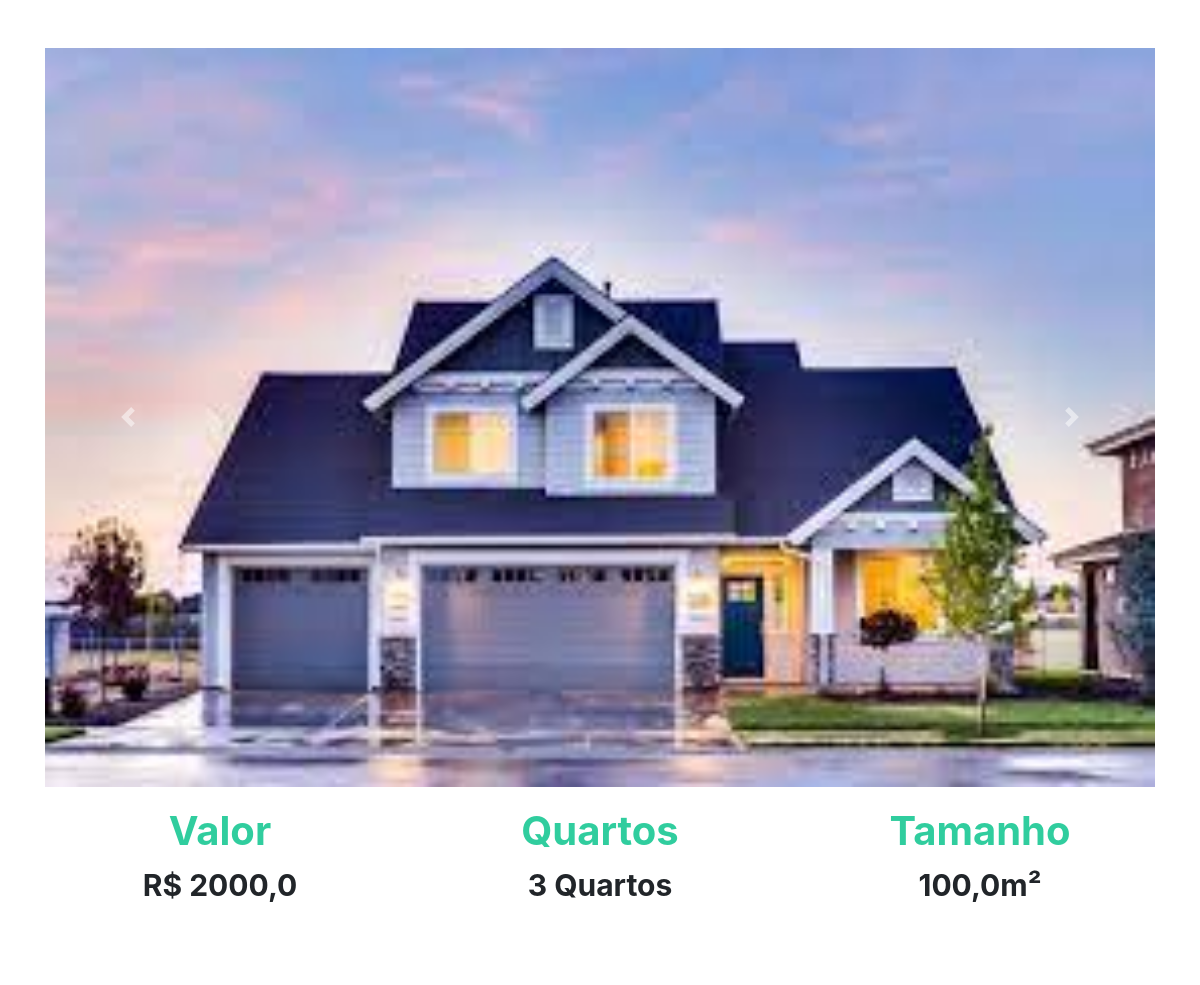
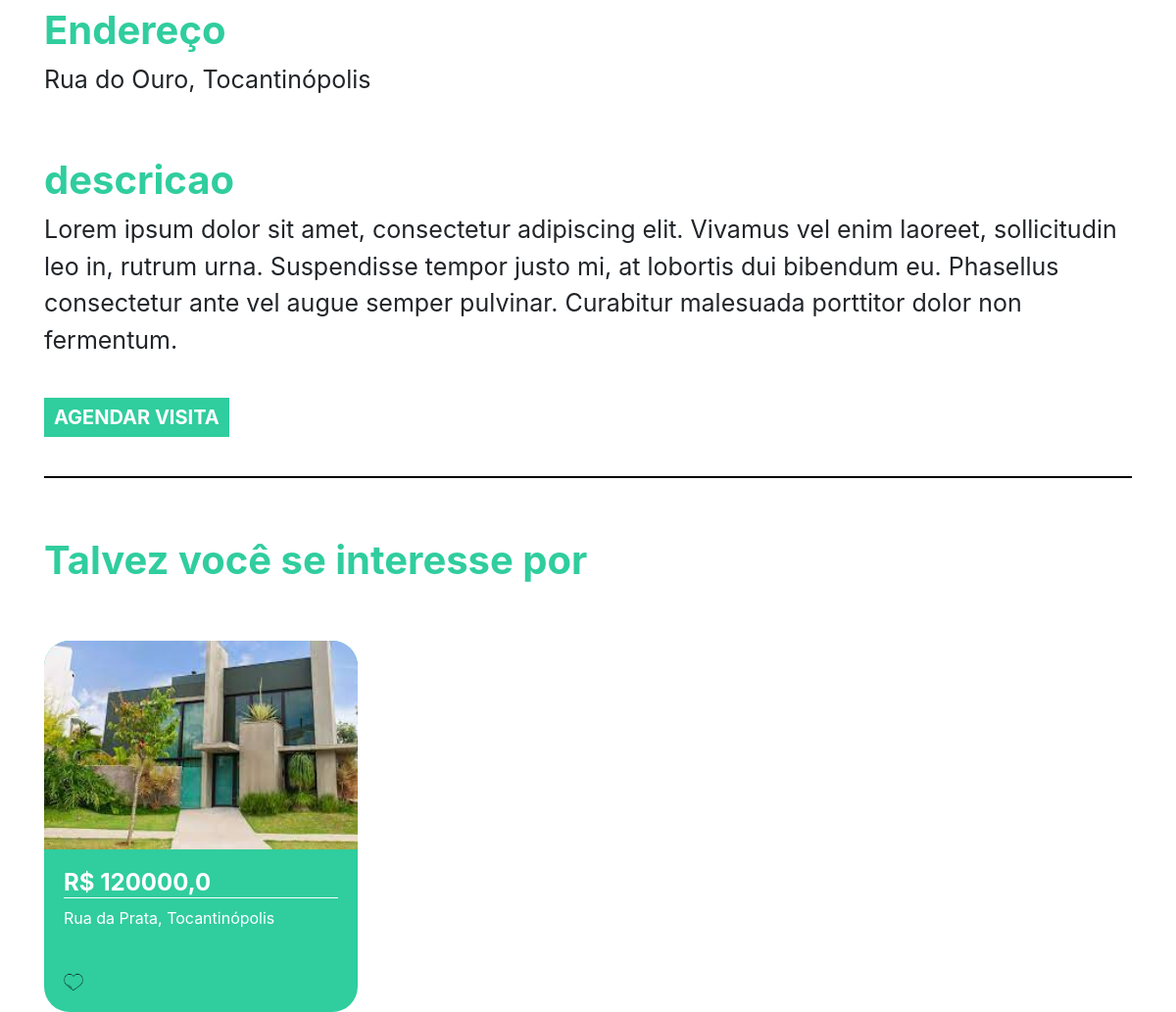
The page /imovel/1 on the database its author committed (2 pictures, top to bottom).
### plataforma/models.py (models this page shows)
class Imagem(models.Model):
    img = models.ImageField(upload_to='img')
    def __str__(self) -> str:
        return self.img.url

class Imovel(models.Model):
    choices = (('V', 'Venda'),
               ('A', 'Aluguel'))
    choices_imovel = (('A', 'Apartamento'),
                      ('C', 'Casa'))
    imagens = models.ManyToManyField(Imagem)
    valor = models.FloatField()
    quartos = models.IntegerField()
    tamanho = models.FloatField()
    cidade = models.ForeignKey(Cidade, on_delete=models.DO_NOTHING)
    rua = models.CharField(max_length=50)
    tipo = models.CharField(max_length=1, choices=choices)
    tipo_imovel = models.CharField(max_length=1, choices=choices_imovel)
    numero = models.IntegerField()
    descricao = models.TextField()
    dias_visita = models.ManyToManyField(DiasVisita)
    horarios = models.ManyToManyField(Horario)
    def __str__(self) -> str:
        return self.rua

class Cidade(models.Model):
    nome = models.CharField(max_length=30)
    def __str__(self) -> str:
        return self.nome

### plataforma/views.py (the view)
# urls.py: path('imovel/<str:id>', views.imovel, name='imovel'),
def imovel(request, id):
    imovel = get_object_or_404(Imovel, id=id)
    sugestoes = Imovel.objects.filter(cidade=imovel.cidade).exclude(id=id)[:2]
    print(imovel)
    return render(request, 'imovel.html', {'imovel': imovel, 'sugestoes': sugestoes})

### plataforma/models.py (called while the page is built)
    def __str__(self) -> str:
        return self.dia

    def __str__(self) -> str:
        return str(self.horario)

### plataforma/templates/imovel.html (shortened to what this page needs)
{% extends 'base.html' %}
{% load static %}
{% block 'head' %}
    <link rel="stylesheet" href="{% static 'plataforma/css/home.css' %}">
{% endblock %}
{% block 'body' %}
    <div style="text-align: center" class="container">
        <br>
        <br>
        <div id="carouselExampleControls" class="carousel slide" data-ride="carousel">
            <div class="carousel-inner">
                {% for img in imovel.imagens.all %}
                    <div class="carousel-item {% if forloop.first %} active {% endif %}" >
                        <img class="d-block w-100" src="{{img}}" alt="First slide">
                    </div>
                {% endfor %}
            </div>
            <a class="carousel-control-prev" href="#carouselExampleControls" role="button" data-slide="prev">
                <span class="carousel-control-prev-icon" aria-hidden="true"></span>
            </a>
            <a class="carousel-control-next" href="#carouselExampleControls" role="button" data-slide="next">
                <span class="carousel-control-next-icon" aria-hidden="true"></span>
            </a>
        </div>
        <div class="row">
            <div class="col-md">
                <h3 class="titulo_especificacao">Valor</h3>
                <p class="especificacao">R$ {{imovel.valor}}</p>
            </div>
            <div class="col-md">
                <h3 class="titulo_especificacao">Quartos</h3>
                <p class="especificacao">{{imovel.quartos}} Quartos</p>
            </div>
            <div class="col-md">
                <h3 class="titulo_especificacao">Tamanho</h3>
                <p class="especificacao">{{imovel.tamanho}}m²</p>
            </div>
        </div>
        <br>
        <br>
        <div style="text-align: left">
            <h3 class="titulo_especificacao">Endereço</h3>
            <p class="especificacao_endereco">{{imovel.rua}}, {{imovel.cidade }}</p>
        </div>
        <br>
        <div style="text-align: left">
            <h3 class="titulo_especificacao">descricao</h3>
            <p class="especificacao_endereco">{{imovel.descricao}}</p>
            <br>
            <button class="btn_agendar_visita" data-toggle="modal" data-target="#exampleModal">AGENDAR VISITA</button>
            <br>
            <br>
        </div>
        <hr style="border: 1px solid black">
        <br>
        <div class="div_possivel_interesse">
            <h3 class="titulo_especificacao">Talvez você se interesse por</h3>
            <div class="row">
                {% for sugestao in sugestoes %}
                    <div class="col-md cont">
                        <div class="card_imovel">
                            <img class="img_capa_imovel" src="{{sugestao.imagens.all.0.img.url}}">
                            <div class="informacoes_imoveis">
                                <a class="a_none" href="{% url 'imovel' sugestao.id %}"><h4 class="valor">R$ {{sugestao.valor}}</h4></a>
                                <p>{{sugestao.rua}}, {{sugestao.cidade}}</p>
                                <br>
                                <img width="7%" src="{% static 'plataforma/img/heart.png' %}">
                            </div>
                        </div>
                    </div>
                {% endfor %}
            </div>
        </div>
    </div>
{% endblock %}

### templates/static/plataforma/css/home.css (style rules this page uses)
.card_imovel { background-color: #30cd9e; width: 20rem; margin-top: 50px; border-radius: 26px; }
.img_capa_imovel { width: 100%; border-top-left-radius: 26px; border-top-right-radius: 26px; }
.informacoes_imoveis { padding: 20px; color: white; }
.valor { font-weight: bold; border-bottom: 1px solid white; }
.a_none { color: white; }
.titulo_especificacao { color: #30cd9e; font-weight: bold; margin-top: 20px; font-size: 40px; }
.especificacao { font-size: 30px; font-weight: bold; }
.especificacao_endereco { font-size: 25px; }
.btn_agendar_visita { border: none; background-color: #30cd9e; color: white; font-weight: bold; font-size: 20px; padding: 5px 10px 5px 10px; }
.div_possivel_interesse { text-align: left; }

### rows shown on the page
Imagem: img (picture)
Imovel: valor "2000,0", quartos "3", tamanho "100,0", rua "Rua do Ouro", cidade "Tocantinópolis", descricao "Lorem ipsum dolor sit amet, consectetur adipiscing elit. Vivamus vel enim laoreet, sollicitudin leo in, rutrum urna. Suspendisse tempor justo mi, at lobortis dui bibendum eu. Phasellus consectetur ante vel augue semper pulvinar. Curabitur malesuada porttitor dolor non fermentum."
Imovel: imagens.all.0.img (picture), valor "120000,0", rua "Rua da Prata", cidade "Tocantinópolis"
